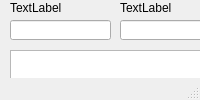
<?xml version="1.0" encoding="UTF-8"?>
<ui version="4.0">
 <class>MainWindow</class>
 <widget class="QMainWindow" name="MainWindow">
  <property name="windowTitle">
   <string>MainWindow</string>
  </property>
  <widget class="QWidget" name="centralwidget">
   <widget class="QTableWidget" name="tableWidget">
    <property name="geometry">
     <rect>
      <x>10</x>
      <y>50</y>
      <width>1151</width>
      <height>611</height>
     </rect>
    </property>
   </widget>
   <widget class="QLabel" name="label">
    <property name="geometry">
     <rect>
      <x>10</x>
      <y>0</y>
      <width>101</width>
      <height>16</height>
     </rect>
    </property>
    <property name="text">
     <string>TextLabel</string>
    </property>
   </widget>
   <widget class="QPushButton" name="pushButton">
    <property name="geometry">
     <rect>
      <x>230</x>
      <y>20</y>
      <width>75</width>
      <height>23</height>
     </rect>
    </property>
    <property name="text">
     <string>PushButton</string>
    </property>
   </widget>
   <widget class="QLineEdit" name="lineEdit">
    <property name="geometry">
     <rect>
      <x>10</x>
      <y>20</y>
      <width>101</width>
      <height>20</height>
     </rect>
    </property>
   </widget>
   <widget class="QLineEdit" name="lineEdit_2">
    <property name="geometry">
     <rect>
      <x>120</x>
      <y>20</y>
      <width>101</width>
      <height>20</height>
     </rect>
    </property>
   </widget>
   <widget class="QLabel" name="label_2">
    <property name="geometry">
     <rect>
      <x>120</x>
      <y>0</y>
      <width>101</width>
      <height>16</height>
     </rect>
    </property>
    <property name="text">
     <string>TextLabel</string>
    </property>
   </widget>
   <widget class="QPushButton" name="pushButton_2">
    <property name="geometry">
     <rect>
      <x>310</x>
      <y>20</y>
      <width>75</width>
      <height>23</height>
     </rect>
    </property>
    <property name="text">
     <string>PushButton</string>
    </property>
   </widget>
   <widget class="QLabel" name="label_3">
    <property name="geometry">
     <rect>
      <x>410</x>
      <y>0</y>
      <width>751</width>
      <height>41</height>
     </rect>
    </property>
    <property name="text">
     <string>TextLabel</string>
    </property>
   </widget>
  </widget>
  <widget class="QMenuBar" name="menubar">
   <property name="geometry">
    <rect>
     <x>0</x>
     <y>0</y>
     <width>1172</width>
     <height>21</height>
    </rect>
   </property>
  </widget>
  <widget class="QStatusBar" name="statusbar"/>
 </widget>
 <resources/>
 <connections/>
</ui>
